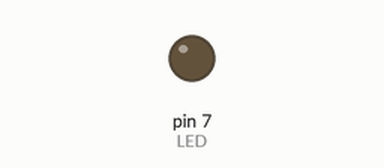
Recording of a sketch running on a simulated Arduino Uno, built with avr-gcc and run on an emulated ATmega328P. On the bench: output pins drawn as LEDs (lit = HIGH). Dashed ring = blinking. At 2.2 s the program stops and its outputs stay as they are.

Above: at 0.5 s.
At 1.95 s:
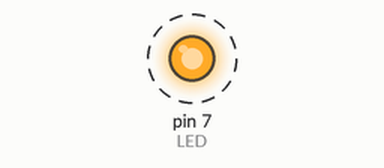
Timing chart, 0 to 3.0 s (numbered marks = the images above):
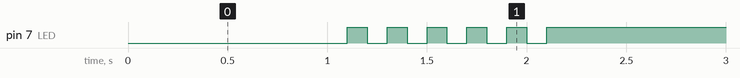

The sketch:

05_practice_2.ino
```cpp
#define LED 7
unsigned int count, toggle;

void setup() {
  // put your setup code here, to run once:
  pinMode(LED, OUTPUT);
  Serial.begin(115200);
  while(!Serial) {
    ;
  }
  count = 0;
  toggle = 0;
}

void loop() {
  digitalWrite(LED, toggle);
  delay(1000);
  digitalWrite(LED, toggle);
  delay(100);
  for(count = 1; count < 12; count++) {
    toggle = count % 2;
    digitalWrite(LED, toggle);
    delay(100);
  }
  while(1) {}
}
```

Measured:
- by itself, pin 7 (LED): alternates HIGH for 0.10 s and LOW for 0.10 s, 11 changes in all, then stays HIGH
